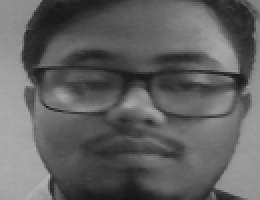
#> input picture datasets/Kaustav/1.png, 130 x 100 px (shown 2 times larger)
$ python face_recognize.py
#> lines starting #> are read from the running program, lines starting #| are printed output that depends on the picture; after the words box and inside, x2 and y2 are one past the last pixel; in counts of white or black regions, pixels touching at a corner belong together
# -*- coding: utf-8 -*-
"""
Created on Wed Mar 27 03:28:28 2019

@author: kaust
"""

# It helps in identifying the faces
import cv2,numpy, os , openpyxl,serial,struct,time
size = 4
haar_file = 'haarcascade_frontalface_default.xml'
datasets = 'datasets'
students=['']
Myserial = serial.Serial('COM3',baudrate=19200)
time.sleep(2)
a=0
b=0
x=0
y=0
# Part 1: Create fisherRecognizer
print('Recognizing Face Please Be in sufficient Lights...')
# Create a list of images and a list of corresponding names
(images, lables, names, id) = ([], [], {}, 0)
for (subdirs, dirs, files) in os.walk(datasets):
    for subdir in dirs:
        names[id] = subdir
        subjectpath = os.path.join(datasets, subdir)
        for filename in os.listdir(subjectpath):
            path = subjectpath + '/' + filename
            lable = id
            images.append(cv2.imread(path, 0))
            lables.append(int(lable))
        id += 1
#> id = 1
(width, height) = (130, 100)

# Create a Numpy array from the two lists above
(images, lables) = [numpy.array(lis) for lis in [images, lables]]

# OpenCV trains a model from the images
model = cv2.face.LBPHFaceRecognizer_create()
model.train(images, lables)

# Part 2: Use fisherRecognizer on camera stream
face_cascade = cv2.CascadeClassifier(haar_file)
webcam = cv2.VideoCapture(0)
while True:
    (_, im) = webcam.read()
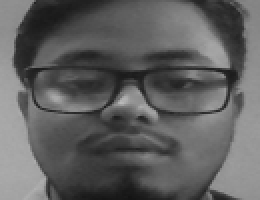
#> input picture datasets/Kaustav/12.png, 130 x 100 px, given in place of the camera (shown 2 times larger)
#> im is the input picture: shape (100, 130, 3); min 19, max 186, mean 95.4
    gray = cv2.cvtColor(im, cv2.COLOR_BGR2GRAY)
    faces = face_cascade.detectMultiScale(gray, 1.3, 5)
    '''Myserial.write(str.encode('B'))'''

    for (x, y, w, h,) in faces:
        cv2.rectangle(im, (x, y), (x + w, y + h), (255, 0, 0), 2)
        face = gray[y:y + h, x:x + w]
        face_resize = cv2.resize(face, (width, height))
        a=int((2*x+w)/2)
        b=int((2*y+h)/2)
        p=int(a/3.66)
        q=int(b/2.55)
        '''Myserial.write(struct.pack('>BB', p,q))'''
        # Try to recognize the face
        prediction = model.predict(face_resize)
        cv2.rectangle(im, (x, y), (x + w, y + h), (0, 255, 0), 3)

        if prediction[1]<100:

           cv2.putText(im, '% s - %.0f' %
(names[prediction[0]], prediction[1]), (x-10, y-10),
cv2.FONT_HERSHEY_PLAIN, 1, (0, 255, 0))
           Myserial.write(str.encode('A'))
        else:
          Myserial.write(str.encode('B'))
          cv2.putText(im, 'not recognized',
(x-10, y-10), cv2.FONT_HERSHEY_PLAIN, 1, (0, 255, 0))
#> this loop made 1 pass
#> pass 1, `face = gray[y:y + h, x:x + w]`:
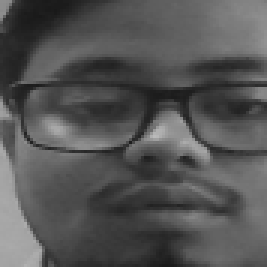
#> face: shape (89, 89) (shown 3 times larger); min 25, max 186, mean 84.3
#> pass 1, `face_resize = cv2.resize(face, (width, height))`:
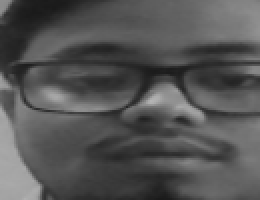
#> face_resize: shape (100, 130) (shown 2 times larger); min 26, max 181, mean 84.2
#> after the loop:
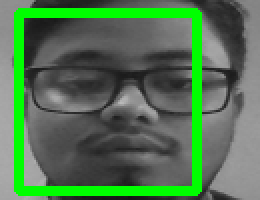
#> im: shape (100, 130, 3) (shown 2 times larger); 13.6% of pixels changed, all inside (x1, y1, x2, y2) = (7, 4, 101, 98)


    cv2.imshow('OpenCV', im)

    key = cv2.waitKey(10)
#> (key Esc is pressed here)
    if key == 27:
        Myserial.write(str.encode('B'))
        cv2.destroyAllWindows()
        webcam.release()
        break

'''update(students)

os.startfile("Attendance.xlsx")'''
